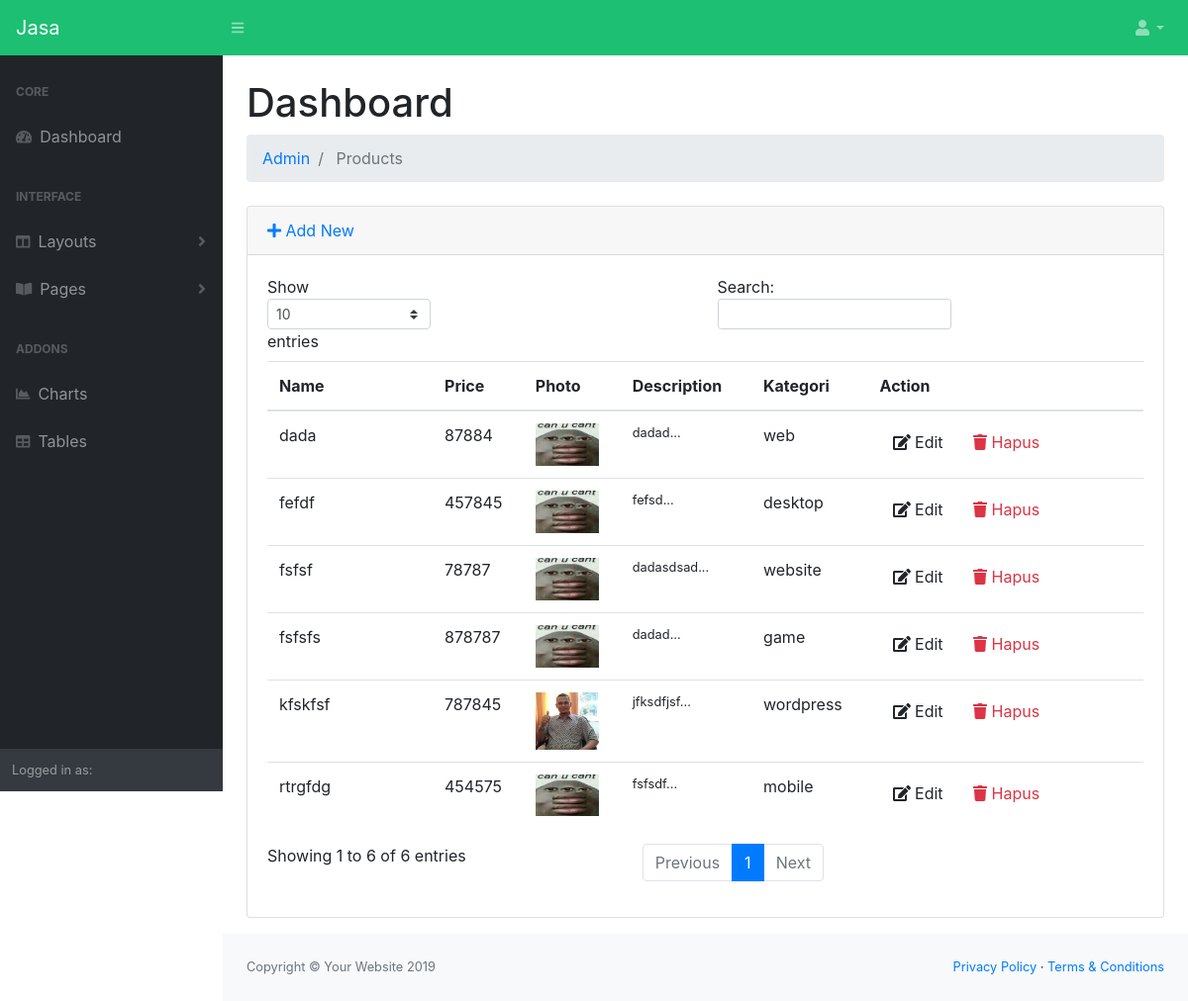
Page /index.php/admin/products on the committed database.
### tables this page shows
CREATE TABLE `products` (
  `product_id` varchar(70) NOT NULL,
  `name` varchar(300) NOT NULL,
  `price` int(11) NOT NULL,
  `image` varchar(255) NOT NULL DEFAULT 'default.jpg',
  `description` text NOT NULL,
  `kategori` varchar(50) NOT NULL
);

### application/controllers/admin/Products.php (called while the page is built, shortened)
<?php
class Products extends CI_Controller
{
    public function __construct()
    {
        $this->load->model("product_model");
        $this->load->library('form_validation');
    }
    public function index()
    {
        $data["products"] = $this->product_model->getAll();
        $this->load->view("admin/product/list", $data);
    }
}

### index.php (called while the page is built, shortened)
<?php
require_once BASEPATH.'core/CodeIgniter.php';

### application/models/Product_model.php (called while the page is built, shortened)
<?php defined('BASEPATH') OR exit('No direct script access allowed');
class Product_model extends CI_Model
{
    private $_table = "products";
    public function getAll()
    {
        return $this->db->get($this->_table)->result();
    }
}

### application/views/admin/product/list.php (the view, shortened to what this page needs)
<!DOCTYPE html>
<html lang="en">
    <head>
    <?php $this->load->view("admin/_partials/head.php") ?>
    <body class="sb-nav-fixed">
    <?php $this->load->view("admin/_partials/navbar.php") ?>
        <div id="layoutSidenav">
        <?php $this->load->view("admin/_partials/sidebar.php") ?>
            <div id="layoutSidenav_content">
                <main>
                    <div class="container-fluid">
                        <h1 class="mt-4">Dashboard</h1>
                        <?php $this->load->view("admin/_partials/breadcrumb.php") ?>
                <div class="card mb-3">
					<div class="card-header">
						<a href="<?php echo site_url('admin/products/add') ?>"><i class="fas fa-plus"></i> Add New</a>
					</div>
					<div class="card-body">
						<div class="table-responsive">
							<table class="table table-hover" id="dataTable" width="100%" cellspacing="0">
								<thead>
									<tr>
										<th>Name</th>
										<th>Price</th>
										<th>Photo</th>
										<th>Description</th>
										<th>Kategori</th>
										<th>Action</th>
									</tr>
								</thead>
                                <tbody>
									<?php foreach ($products as $product): ?>
									<tr>
										<td width="150">
											<?php echo $product->name ?>
										</td>
										<td>
											<?php echo $product->price ?>
										</td>
										<td>
											<img src="<?php echo base_url('upload/product/'.$product->image) ?>" width="64" />
										</td>
										<td class="small">
											<?php echo substr($product->description, 0, 120) ?>...</td>
											<td>
											<?php echo $product->kategori ?>
										</td>
										<td width="250">
											<a href="<?php echo site_url('admin/products/edit/'.$product->product_id) ?>"
											 class="btn btn-small"><i class="fas fa-edit"></i> Edit</a>
											<a onclick="deleteConfirm('<?php echo site_url('admin/products/delete/'.$product->product_id) ?>')"
											 href="#!" class="btn btn-small text-danger"><i class="fas fa-trash"></i> Hapus</a>
										</td>
									</tr>
									<?php endforeach; ?>
								</tbody>
							</table>
                           </div>
					</div>
				</div>
			</div>
            </main>
                <?php $this->load->view("admin/_partials/footer.php") ?>
                </div>
        </div>
    </body>
</html>

### application/views/admin/_partials/head.php (shortened to what this page needs)
<!DOCTYPE html>
<html lang="en">
    <head>
<link href="<?php echo base_url('css/styles.css')?>" rel="stylesheet" />
<link href="<?php echo base_url('css/custom.css')?>" rel="stylesheet" />
</head>

### application/views/admin/_partials/navbar.php (shortened to what this page needs)
<nav class="sb-topnav navbar navbar-expand navbar-dark bg-success">
            <a class="navbar-brand" href="<?php echo site_url('admin')?>"><?php echo SITE_NAME?></a><button class="btn btn-link btn-sm order-1 order-lg-0" id="sidebarToggle" href="#"><i class="fas fa-bars"></i></button
            >
            <ul class="navbar-nav ml-auto ml-md-0">
                <li class="nav-item dropdown">
                    <a class="nav-link dropdown-toggle" id="userDropdown" href="#" role="button" data-toggle="dropdown" aria-haspopup="true" aria-expanded="false"><i class="fas fa-user fa-fw"></i></a>
                </li>
            </ul>
</nav>

### application/views/admin/_partials/sidebar.php (shortened to what this page needs)
<div id="layoutSidenav_nav">
                <nav class="sb-sidenav accordion sb-sidenav-dark" id="sidenavAccordion">
                    <div class="sb-sidenav-menu">
                        <div class="nav">
                            <div class="sb-sidenav-menu-heading">Core</div>
                            <a class="nav-link" href="index.html"
                                ><div class="sb-nav-link-icon"><i class="fas fa-tachometer-alt"></i></div>
                                Dashboard</a
                            >
                            <div class="sb-sidenav-menu-heading">Interface</div>
                            <a class="nav-link collapsed" href="#" data-toggle="collapse" data-target="#collapseLayouts" aria-expanded="false" aria-controls="collapseLayouts"
                                ><div class="sb-nav-link-icon"><i class="fas fa-columns"></i></div>
                                Layouts
                                <div class="sb-sidenav-collapse-arrow"><i class="fas fa-angle-down"></i></div
                            ></a>
                            <a class="nav-link collapsed" href="#" data-toggle="collapse" data-target="#collapsePages" aria-expanded="false" aria-controls="collapsePages"
                                ><div class="sb-nav-link-icon"><i class="fas fa-book-open"></i></div>
                                Pages
                                <div class="sb-sidenav-collapse-arrow"><i class="fas fa-angle-down"></i></div
                            ></a>
                            <div class="sb-sidenav-menu-heading">Addons</div>
                            <a class="nav-link" href="charts.html"
                                ><div class="sb-nav-link-icon"><i class="fas fa-chart-area"></i></div>
                                Charts</a
                            ><a class="nav-link" href="tables.html"
                                ><div class="sb-nav-link-icon"><i class="fas fa-table"></i></div>
                                Tables</a
                            >
                        </div>
                    </div>
                    <div class="sb-sidenav-footer">
                        <div class="small">Logged in as:</div>
                    </div>
                </nav>
                </div>

### application/views/admin/_partials/breadcrumb.php
<ol class="breadcrumb mb-4">
<?php foreach ($this->uri->segments as $segment): ?>
	<?php
		$url = substr($this->uri->uri_string, 0, strpos($this->uri->uri_string, $segment)) . $segment;
		$is_active =  $url == $this->uri->uri_string;
	?>
<li class="breadcrumb-item <?php echo $is_active ? 'active': '' ?>">
		<?php if($is_active): ?>
			<?php echo ucfirst($segment) ?>
		<?php else: ?>
			<a href="<?php echo site_url($url) ?>"><?php echo ucfirst($segment) ?></a>
		<?php endif; ?>
	</li>
<?php endforeach; ?>
</ol>

### application/views/admin/_partials/footer.php
<footer class="py-4 bg-light mt-auto">
                    <div class="container-fluid">
                        <div class="d-flex align-items-center justify-content-between small">
                            <div class="text-muted">Copyright &copy; Your Website 2019</div>
                            <div>
                                <a href="#">Privacy Policy</a>
                                &middot;
                                <a href="#">Terms &amp; Conditions</a>
                            </div>
                        </div>
                    </div>
                </footer>

### css/custom.css (style rules this page uses)
.bg-success { background-color: #1dbf73 !important; }

### rows in the picture
products: name "fsfsf", price "78787", image (placeholder picture), description "dadasdsad", kategori "website"
products: name "fsfsfs", price "878787", image (placeholder picture), description "dadad", kategori "game"
products: name "dada", price "87884", image (placeholder picture), description "dadad", kategori "web"
products: name "rtrgfdg", price "454575", image (placeholder picture), description "fsfsdf", kategori "mobile"
products: name "fefdf", price "457845", image (placeholder picture), description "fefsd", kategori "desktop"
products: name "kfskfsf", price "787845", image (picture), description "jfksdfjsf", kategori "wordpress"

### other values in the picture
SITE_NAME "Jasa"
$segment "Admin"
$segment "Products"
